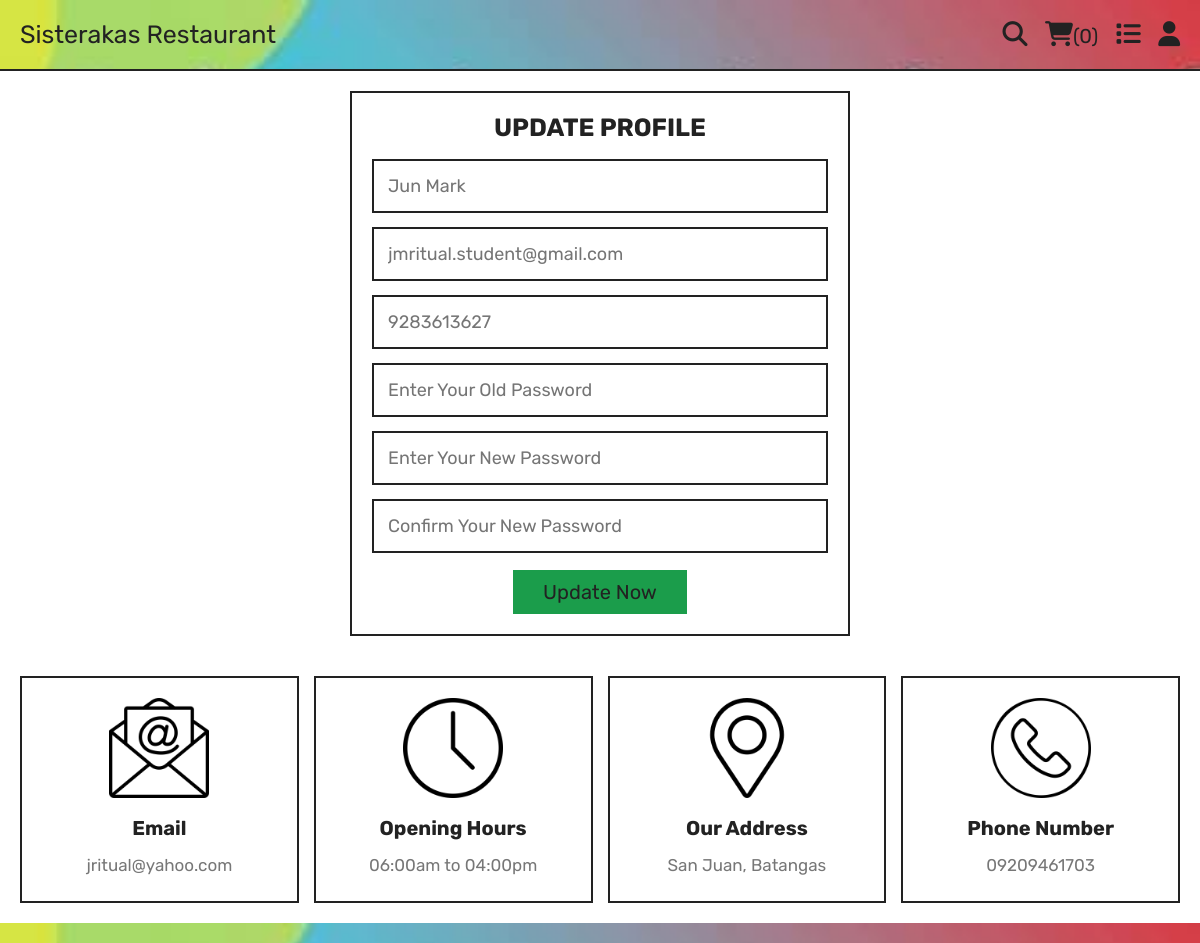
Page /SisterakasRestaurant/update_profile.php (signed in) on the committed database.
### tables this page shows
CREATE TABLE IF NOT EXISTS `users` (
  `id` int NOT NULL AUTO_INCREMENT,
  `name` varchar(20) NOT NULL,
  `email` varchar(50) NOT NULL,
  `number` varchar(10) NOT NULL,
  `password` varchar(50) NOT NULL,
  `address` varchar(500) NOT NULL,
  PRIMARY KEY (`id`)
);

### SisterakasRestaurant/update_profile.php (the view, shortened to what this page needs)
<?php
include 'components/connect.php';
?>
<!DOCTYPE html>
<html lang="en">
<head>
   <link rel="stylesheet" href="https://cdnjs.cloudflare.com/ajax/libs/font-awesome/6.1.1/css/all.min.css">
   <link rel="stylesheet" href="css/style.css">
</head>
<body>
<?php include 'components/user_header.php'; ?>
<section class="form-container update-form">
   <form action="" method="post">
      <h3>Update Profile</h3>
      <input type="text" name="name" placeholder="<?= $fetch_profile['name']; ?>" class="box" maxlength="50">
      <input type="email" name="email" placeholder="<?= $fetch_profile['email']; ?>" class="box" maxlength="50" oninput="this.value = this.value.replace(/\s/g, '')">
      <input type="number" name="number" placeholder="<?= $fetch_profile['number']; ?>"" class="box" min="0" max="9999999999" maxlength="10">
      <input type="password" name="old_pass" placeholder="Enter Your Old Password" class="box" maxlength="50" oninput="this.value = this.value.replace(/\s/g, '')">
      <input type="password" name="new_pass" placeholder="Enter Your New Password" class="box" maxlength="50" oninput="this.value = this.value.replace(/\s/g, '')">
      <input type="password" name="confirm_pass" placeholder="Confirm Your New Password" class="box" maxlength="50" oninput="this.value = this.value.replace(/\s/g, '')">
      <input type="submit" value="Update Now" name="submit" class="btn">
   </form>
</section>
<?php include 'components/footer.php'; ?>
</body>
</html>

### SisterakasRestaurant/css/style.css (style rules this page uses)
:root { --green:#1b9d4b; --red:#e74c3c; --white:#fff; --black:#222; --light-color:#777; --border:.2rem solid var(--black); }
* { font-family: 'Rubik', sans-serif; margin:0; padding:0; box-sizing: border-box; outline: none; border: none; text-decoration: none; }
html { font-size: 62.5%; overflow-x: hidden; scroll-behavior: smooth; stop-opacity: 7rem; }
section { margin:0 auto; max-width: 1200px; padding:2rem; }
.btn, .delete-btn { margin-top: 1rem; display: inline-block; font-size: 2rem; padding:1rem 3rem; cursor: pointer; text-transform: capitalize; transition: .2s linear; }
.btn { background-color: var(--green); color:var(--black); }
.form-container form { border:var(--border); margin:0 auto; max-width: 50rem; padding:2rem; text-align: center; }
.form-container form h3 { font-size: 2.5rem; color:var(--black); text-transform: uppercase; margin-bottom: 1rem; }
.form-container form .box { margin:.7rem 0; width: 100%; border:var(--border); padding:1.4rem; font-size: 1.8rem; color:var(--black); }

### rows in the picture
users: name "Jun Mark", email "jmritual.student@gmail.com", number "9283613627"

### other values in the picture
$total_cart_items "0"
